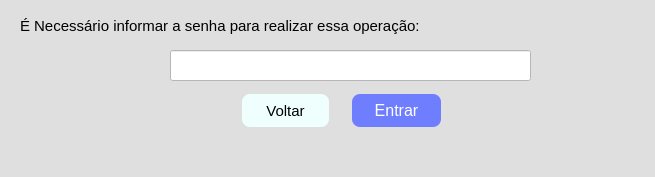
<?xml version="1.0" encoding="UTF-8"?>
<ui version="4.0">
 <class>MainWindow</class>
 <widget class="QMainWindow" name="MainWindow">
  <property name="geometry">
   <rect>
    <x>0</x>
    <y>0</y>
    <width>655</width>
    <height>177</height>
   </rect>
  </property>
  <property name="windowTitle">
   <string>MainWindow</string>
  </property>
  <property name="styleSheet">
   <string notr="true">background-color: rgb(223, 223, 223);</string>
  </property>
  <widget class="QWidget" name="centralwidget">
   <widget class="QLabel" name="label">
    <property name="geometry">
     <rect>
      <x>20</x>
      <y>10</y>
      <width>511</width>
      <height>31</height>
     </rect>
    </property>
    <property name="font">
     <font>
      <pointsize>11</pointsize>
      <weight>50</weight>
      <bold>false</bold>
     </font>
    </property>
    <property name="text">
     <string>É Necessário informar a senha para realizar essa operação: </string>
    </property>
   </widget>
   <widget class="QLineEdit" name="lineEdit">
    <property name="geometry">
     <rect>
      <x>170</x>
      <y>50</y>
      <width>361</width>
      <height>31</height>
     </rect>
    </property>
    <property name="styleSheet">
     <string notr="true">background-color: rgb(255, 255, 255);</string>
    </property>
    <property name="echoMode">
     <enum>QLineEdit::Password</enum>
    </property>
   </widget>
   <widget class="QPushButton" name="pushButton">
    <property name="geometry">
     <rect>
      <x>350</x>
      <y>90</y>
      <width>93</width>
      <height>41</height>
     </rect>
    </property>
    <property name="styleSheet">
     <string notr="true">QPushButton {
           
	background-color: rgb(111, 125, 255);
           border: none;
           color: white;
           padding: 10px 20px;
           text-align: center;
           text-decoration: none;
           display: inline-block;
           font-size: 16px;
           margin: 4px 2px;
           cursor: pointer;
           border-radius: 8px;
        }
        QPushButton:hover {
           background-color: rgb(85, 170, 255); 
        }</string>
    </property>
    <property name="text">
     <string>Entrar</string>
    </property>
   </widget>
   <widget class="QPushButton" name="pushButton_sair_2">
    <property name="geometry">
     <rect>
      <x>240</x>
      <y>90</y>
      <width>91</width>
      <height>41</height>
     </rect>
    </property>
    <property name="styleSheet">
     <string notr="true">QPushButton {
           
	
	
	background-color: rgb(238, 255, 254);
           border: none;
           padding: 10px 20px;
           text-align: center;
           text-decoration: none;
           display: inline-block;
           font-size: 15px;
           margin: 4px 2px;
           cursor: pointer;
           border-radius: 8px;
        }
        QPushButton:hover {
          
	
	background-color: rgb(255, 255, 255);
        }</string>
    </property>
    <property name="text">
     <string>Voltar</string>
    </property>
   </widget>
  </widget>
  <widget class="QMenuBar" name="menubar">
   <property name="geometry">
    <rect>
     <x>0</x>
     <y>0</y>
     <width>655</width>
     <height>26</height>
    </rect>
   </property>
  </widget>
  <widget class="QStatusBar" name="statusbar"/>
 </widget>
 <resources/>
 <connections/>
</ui>
